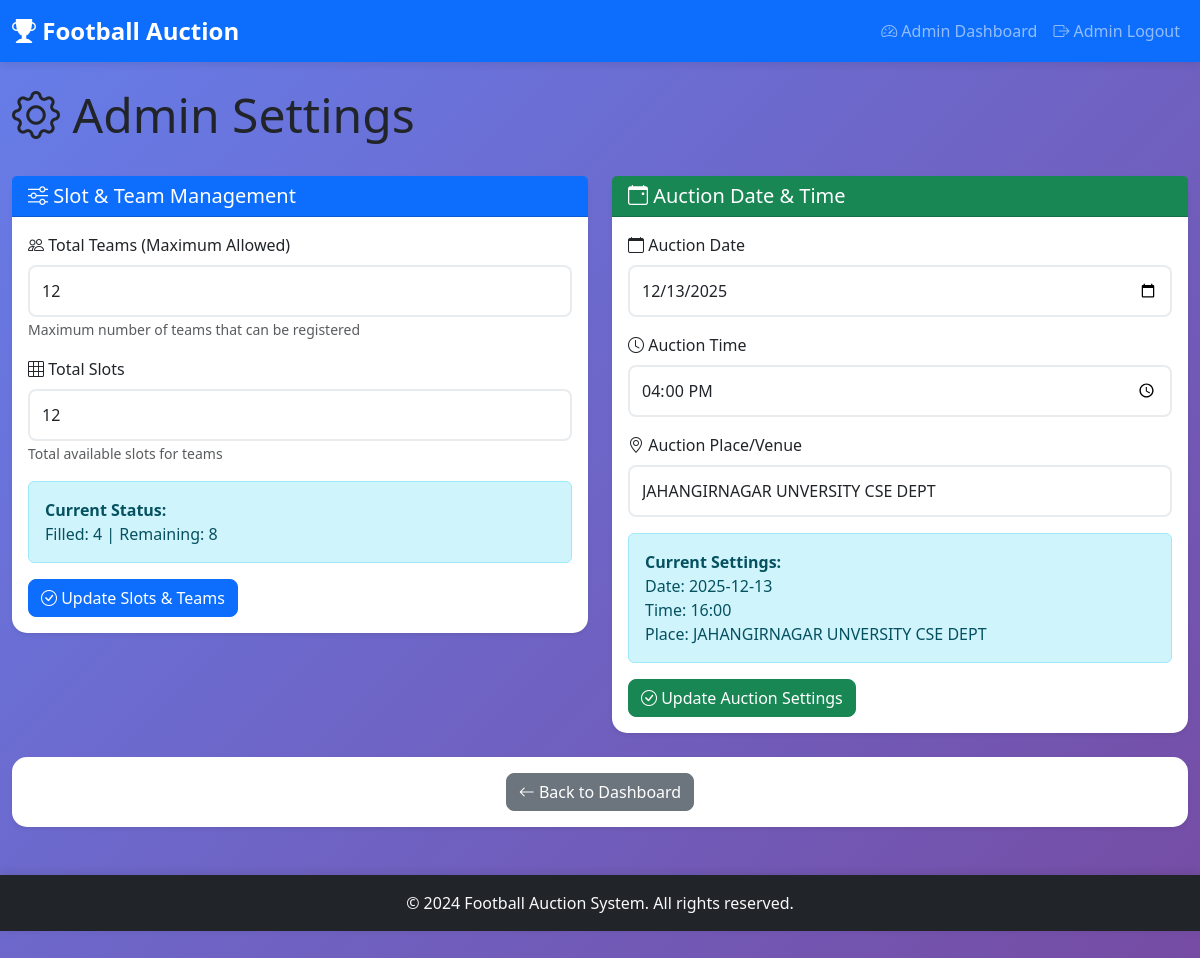
Screenshot of /admin/settings (signed in) with the database file from the repository.
### app.py (models this page shows)
class SlotManagement(db.Model):
    id = db.Column(db.Integer, primary_key=True)
    total_slots = db.Column(db.Integer, default=12, nullable=False)
    total_teams = db.Column(db.Integer, default=12, nullable=False)  # Maximum teams allowed
    filled_slots = db.Column(db.Integer, default=0, nullable=False)
    remaining_slots = db.Column(db.Integer, default=12, nullable=False)
    updated_at = db.Column(db.DateTime, default=datetime.utcnow, onupdate=datetime.utcnow)

class AuctionSetting(db.Model):
    id = db.Column(db.Integer, primary_key=True)
    auction_start_time = db.Column(db.DateTime, nullable=False)
    auction_date = db.Column(db.String(100), nullable=True)  # e.g., "Saturday, December 14, 2025"
    auction_place = db.Column(db.String(200), nullable=True)  # Auction venue/location
    is_active = db.Column(db.Boolean, default=True)

### app.py (the view, shortened to what this page needs)
@app.route('/admin/settings', methods=['GET', 'POST'])
@admin_required
def admin_settings():
    slot_info = SlotManagement.query.first()
    auction_setting = AuctionSetting.query.first()
    if not slot_info:
        slot_info = SlotManagement(total_slots=12, total_teams=12, filled_slots=0, remaining_slots=12)
        db.session.add(slot_info)
        db.session.commit()
    auction_datetime = auction_setting.auction_start_time
    auction_date_str = auction_datetime.strftime('%Y-%m-%d')
    auction_time_str = auction_datetime.strftime('%H:%M')
    return render_template('admin_settings.html',
                         slot_info=slot_info,
                         auction_setting=auction_setting,
                         auction_date_str=auction_date_str,
                         auction_time_str=auction_time_str)

### app.py (called while the page is built)
def admin_required(f):
    @wraps(f)
    def decorated_function(*args, **kwargs):
        if 'admin_logged_in' not in session:
            flash('Please login as admin first', 'error')
            return redirect(url_for('admin_login'))
        return f(*args, **kwargs)
    return decorated_function

### templates/admin_settings.html (shortened to what this page needs)
{% extends "base.html" %}
{% block content %}
<div class="row mb-4">
    <div class="col-12">
        <h2 class="display-5">
            <i class="bi bi-gear"></i> Admin Settings
        </h2>
    </div>
</div>
<div class="row">
    <div class="col-md-6">
        <div class="card shadow-sm mb-4">
            <div class="card-header bg-primary text-white">
                <h5 class="mb-0"><i class="bi bi-sliders"></i> Slot & Team Management</h5>
            </div>
            <div class="card-body">
                <form method="POST" action="{{ url_for('admin_settings') }}">
                    <div class="mb-3">
                        <label for="total_teams" class="form-label">
                            <i class="bi bi-people"></i> Total Teams (Maximum Allowed)
                        </label>
                        <input type="number" class="form-control" id="total_teams" name="total_teams"
                               min="1" value="{{ slot_info.total_teams }}" required>
                        <small class="form-text text-muted">Maximum number of teams that can be registered</small>
                    </div>
                    <div class="mb-3">
                        <label for="total_slots" class="form-label">
                            <i class="bi bi-grid-3x3"></i> Total Slots
                        </label>
                        <input type="number" class="form-control" id="total_slots" name="total_slots"
                               min="1" value="{{ slot_info.total_slots }}" required>
                        <small class="form-text text-muted">Total available slots for teams</small>
                    </div>
                    <div class="alert alert-info">
                        <strong>Current Status:</strong><br>
                        Filled: {{ slot_info.filled_slots }} | Remaining: {{ slot_info.remaining_slots }}
                    </div>
                    <button type="submit" class="btn btn-primary">
                        <i class="bi bi-check-circle"></i> Update Slots & Teams
                    </button>
                </form>
            </div>
        </div>
    </div>
    <div class="col-md-6">
        <div class="card shadow-sm mb-4">
            <div class="card-header bg-success text-white">
                <h5 class="mb-0"><i class="bi bi-calendar-event"></i> Auction Date & Time</h5>
            </div>
            <div class="card-body">
                <form method="POST" action="{{ url_for('admin_settings') }}">
                    <div class="mb-3">
                        <label for="auction_date" class="form-label">
                            <i class="bi bi-calendar"></i> Auction Date
                        </label>
                        <input type="date" class="form-control" id="auction_date" name="auction_date"
                               value="{{ auction_date_str }}" required>
                    </div>
                    <div class="mb-3">
                        <label for="auction_time" class="form-label">
                            <i class="bi bi-clock"></i> Auction Time
                        </label>
                        <input type="time" class="form-control" id="auction_time" name="auction_time"
                               value="{{ auction_time_str }}" required>
                    </div>
                    <div class="mb-3">
                        <label for="auction_place" class="form-label">
                            <i class="bi bi-geo-alt"></i> Auction Place/Venue
                        </label>
                        <input type="text" class="form-control" id="auction_place" name="auction_place"
                               value="{{ auction_setting.auction_place if auction_setting and auction_setting.auction_place else '' }}"
                               placeholder="Enter auction venue/location">
                    </div>
                    <div class="alert alert-info">
                        <strong>Current Settings:</strong><br>
                        Date: {{ auction_setting.auction_date if auction_setting and auction_setting.auction_date else 'Not set' }}<br>
                        Time: {{ auction_setting.auction_start_time.strftime('%H:%M') if auction_setting else 'Not set' }}<br>
                        Place: {{ auction_setting.auction_place if auction_setting and auction_setting.auction_place else 'Not set' }}
                    </div>
                    <button type="submit" class="btn btn-success">
                        <i class="bi bi-check-circle"></i> Update Auction Settings
                    </button>
                </form>
            </div>
        </div>
    </div>
</div>
<div class="row">
    <div class="col-12">
        <div class="card shadow-sm">
            <div class="card-body text-center">
                <a href="{{ url_for('admin_dashboard') }}" class="btn btn-secondary">
                    <i class="bi bi-arrow-left"></i> Back to Dashboard
                </a>
            </div>
        </div>
    </div>
</div>
{% endblock %}

### static/css/style.css (style rules this page uses)
:root { --primary-color: #0d6efd; --secondary-color: #6c757d; --success-color: #198754; --danger-color: #dc3545; --warning-color: #ffc107; --info-color: #0dcaf0; --dark-color: #212529; --light-color: #f8f9fa; }
body { font-family: 'Segoe UI', Tahoma, Geneva, Verdana, sans-serif; background: linear-gradient(135deg, #667eea 0%, #764ba2 100%); min-height: 100vh; padding-bottom: 60px; }
.card { border: none; border-radius: 15px; }
.btn { border-radius: 8px; font-weight: 500; transition: all 0.3s ease; }
.form-control { border-radius: 8px; border: 2px solid #e9ecef; padding: 0.75rem; transition: all 0.3s ease; }
.card { animation: fadeIn 0.5s ease; }
html { scroll-behavior: smooth; }

### rows the page displays
SlotManagement: total_teams "12", total_slots "12", filled_slots "4", remaining_slots "8"
AuctionSetting: auction_place "JAHANGIRNAGAR UNVERSITY CSE DEPT", auction_date "2025-12-13", auction_start_time "16:00"
